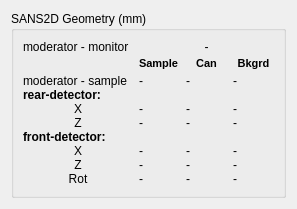
          <widget class="QWidget" name="page">
           <layout class="QHBoxLayout" name="horizontalLayout_41">
            <item>
             <widget class="QGroupBox" name="groupBox_43">
              <property name="sizePolicy">
               <sizepolicy hsizetype="Minimum" vsizetype="Preferred">
                <horstretch>0</horstretch>
                <verstretch>0</verstretch>
               </sizepolicy>
              </property>
              <property name="minimumSize">
               <size>
                <width>275</width>
                <height>0</height>
               </size>
              </property>
              <property name="title">
               <string>SANS2D Geometry (mm)</string>
              </property>
              <property name="checkable">
               <bool>false</bool>
              </property>
              <layout class="QGridLayout" name="gridLayout_26">
               <property name="horizontalSpacing">
                <number>6</number>
               </property>
               <property name="verticalSpacing">
                <number>0</number>
               </property>
               <item row="1" column="1">
                <widget class="QLabel" name="label_181">
                 <property name="text">
                  <string>&lt;!DOCTYPE HTML PUBLIC &quot;-//W3C//DTD HTML 4.0//EN&quot; &quot;http://www.w3.org/TR/REC-html40/strict.dtd&quot;&gt;
&lt;html&gt;&lt;head&gt;&lt;meta name=&quot;qrichtext&quot; content=&quot;1&quot; /&gt;&lt;style type=&quot;text/css&quot;&gt;
p, li { white-space: pre-wrap; }
&lt;/style&gt;&lt;/head&gt;&lt;body style=&quot; font-family:'MS Shell Dlg 2'; font-size:8.25pt; font-weight:400; font-style:normal;&quot;&gt;
&lt;p style=&quot; margin-top:0px; margin-bottom:0px; margin-left:0px; margin-right:0px; -qt-block-indent:0; text-indent:0px;&quot;&gt;&lt;span style=&quot; font-size:8pt; font-weight:600;&quot;&gt;Sample&lt;/span&gt;&lt;/p&gt;&lt;/body&gt;&lt;/html&gt;</string>
                 </property>
                </widget>
               </item>
               <item row="1" column="2">
                <widget class="QLabel" name="label_182">
                 <property name="text">
                  <string>&lt;!DOCTYPE HTML PUBLIC &quot;-//W3C//DTD HTML 4.0//EN&quot; &quot;http://www.w3.org/TR/REC-html40/strict.dtd&quot;&gt;
&lt;html&gt;&lt;head&gt;&lt;meta name=&quot;qrichtext&quot; content=&quot;1&quot; /&gt;&lt;style type=&quot;text/css&quot;&gt;
p, li { white-space: pre-wrap; }
&lt;/style&gt;&lt;/head&gt;&lt;body style=&quot; font-family:'MS Shell Dlg 2'; font-size:8.25pt; font-weight:400; font-style:normal;&quot;&gt;
&lt;p style=&quot; margin-top:0px; margin-bottom:0px; margin-left:0px; margin-right:0px; -qt-block-indent:0; text-indent:0px;&quot;&gt;&lt;span style=&quot; font-size:8pt; font-weight:600;&quot;&gt;Can&lt;/span&gt;&lt;/p&gt;&lt;/body&gt;&lt;/html&gt;</string>
                 </property>
                 <property name="alignment">
                  <set>Qt::AlignCenter</set>
                 </property>
                </widget>
               </item>
               <item row="2" column="0">
                <widget class="QLabel" name="label_183">
                 <property name="sizePolicy">
                  <sizepolicy hsizetype="Preferred" vsizetype="Preferred">
                   <horstretch>0</horstretch>
                   <verstretch>0</verstretch>
                  </sizepolicy>
                 </property>
                 <property name="text">
                  <string>moderator - sample</string>
                 </property>
                </widget>
               </item>
               <item row="3" column="0">
                <widget class="QLabel" name="label_184">
                 <property name="sizePolicy">
                  <sizepolicy hsizetype="Preferred" vsizetype="Preferred">
                   <horstretch>0</horstretch>
                   <verstretch>0</verstretch>
                  </sizepolicy>
                 </property>
                 <property name="text">
                  <string>&lt;!DOCTYPE HTML PUBLIC &quot;-//W3C//DTD HTML 4.0//EN&quot; &quot;http://www.w3.org/TR/REC-html40/strict.dtd&quot;&gt;
&lt;html&gt;&lt;head&gt;&lt;meta name=&quot;qrichtext&quot; content=&quot;1&quot; /&gt;&lt;style type=&quot;text/css&quot;&gt;
p, li { white-space: pre-wrap; }
&lt;/style&gt;&lt;/head&gt;&lt;body style=&quot; font-family:'Sans Serif'; font-size:9pt; font-weight:400; font-style:normal;&quot;&gt;
&lt;p style=&quot; margin-top:0px; margin-bottom:0px; margin-left:0px; margin-right:0px; -qt-block-indent:0; text-indent:0px;&quot;&gt;&lt;span style=&quot; font-weight:600;&quot;&gt;rear-detector:&lt;/span&gt;&lt;/p&gt;&lt;/body&gt;&lt;/html&gt;</string>
                 </property>
                </widget>
               </item>
               <item row="2" column="1">
                <widget class="QLabel" name="dist_sample_ms_s2d">
                 <property name="text">
                  <string>-</string>
                 </property>
                 <property name="alignment">
                  <set>Qt::AlignLeading|Qt::AlignLeft|Qt::AlignVCenter</set>
                 </property>
                 <property name="textInteractionFlags">
                  <set>Qt::LinksAccessibleByMouse</set>
                 </property>
                </widget>
               </item>
               <item row="2" column="2">
                <widget class="QLabel" name="dist_can_ms_s2d">
                 <property name="text">
                  <string>-</string>
                 </property>
                 <property name="alignment">
                  <set>Qt::AlignLeading|Qt::AlignLeft|Qt::AlignVCenter</set>
                 </property>
                 <property name="textInteractionFlags">
                  <set>Qt::LinksAccessibleByMouse</set>
                 </property>
                </widget>
               </item>
               <item row="1" column="3">
                <widget class="QLabel" name="label_185">
                 <property name="text">
                  <string>&lt;!DOCTYPE HTML PUBLIC &quot;-//W3C//DTD HTML 4.0//EN&quot; &quot;http://www.w3.org/TR/REC-html40/strict.dtd&quot;&gt;
&lt;html&gt;&lt;head&gt;&lt;meta name=&quot;qrichtext&quot; content=&quot;1&quot; /&gt;&lt;style type=&quot;text/css&quot;&gt;
p, li { white-space: pre-wrap; }
&lt;/style&gt;&lt;/head&gt;&lt;body style=&quot; font-family:'MS Shell Dlg 2'; font-size:8.25pt; font-weight:400; font-style:normal;&quot;&gt;
&lt;p style=&quot; margin-top:0px; margin-bottom:0px; margin-left:0px; margin-right:0px; -qt-block-indent:0; text-indent:0px;&quot;&gt;&lt;span style=&quot; font-size:8pt; font-weight:600;&quot;&gt;Bkgrd&lt;/span&gt;&lt;/p&gt;&lt;/body&gt;&lt;/html&gt;</string>
                 </property>
                 <property name="alignment">
                  <set>Qt::AlignCenter</set>
                 </property>
                </widget>
               </item>
               <item row="2" column="3">
                <widget class="QLabel" name="dist_bkgd_ms_s2d">
                 <property name="text">
                  <string>-</string>
                 </property>
                 <property name="alignment">
                  <set>Qt::AlignLeading|Qt::AlignLeft|Qt::AlignVCenter</set>
                 </property>
                 <property name="textInteractionFlags">
                  <set>Qt::LinksAccessibleByMouse</set>
                 </property>
                </widget>
               </item>
               <item row="0" column="2">
                <widget class="QLabel" name="dist_mon_s2d">
                 <property name="text">
                  <string>-</string>
                 </property>
                 <property name="alignment">
                  <set>Qt::AlignCenter</set>
                 </property>
                 <property name="textInteractionFlags">
                  <set>Qt::LinksAccessibleByMouse</set>
                 </property>
                </widget>
               </item>
               <item row="0" column="0" colspan="2">
                <widget class="QLabel" name="label_186">
                 <property name="text">
                  <string>moderator - monitor </string>
                 </property>
                </widget>
               </item>
               <item row="4" column="0">
                <widget class="QLabel" name="label_187">
                 <property name="text">
                  <string>X</string>
                 </property>
                 <property name="alignment">
                  <set>Qt::AlignCenter</set>
                 </property>
                </widget>
               </item>
               <item row="4" column="1">
                <widget class="QLabel" name="dist_smp_rearX">
                 <property name="text">
                  <string>-</string>
                 </property>
                 <property name="alignment">
                  <set>Qt::AlignLeading|Qt::AlignLeft|Qt::AlignVCenter</set>
                 </property>
                 <property name="textInteractionFlags">
                  <set>Qt::LinksAccessibleByMouse</set>
                 </property>
                </widget>
               </item>
               <item row="4" column="2">
                <widget class="QLabel" name="dist_can_rearX">
                 <property name="text">
                  <string>-</string>
                 </property>
                 <property name="alignment">
                  <set>Qt::AlignLeading|Qt::AlignLeft|Qt::AlignVCenter</set>
                 </property>
                 <property name="textInteractionFlags">
                  <set>Qt::LinksAccessibleByMouse</set>
                 </property>
                </widget>
               </item>
               <item row="4" column="3">
                <widget class="QLabel" name="dist_bkgd_rearX">
                 <property name="text">
                  <string>-</string>
                 </property>
                 <property name="alignment">
                  <set>Qt::AlignLeading|Qt::AlignLeft|Qt::AlignVCenter</set>
                 </property>
                 <property name="textInteractionFlags">
                  <set>Qt::LinksAccessibleByMouse</set>
                 </property>
                </widget>
               </item>
               <item row="5" column="0">
                <widget class="QLabel" name="label_188">
                 <property name="text">
                  <string>Z</string>
                 </property>
                 <property name="alignment">
                  <set>Qt::AlignCenter</set>
                 </property>
                </widget>
               </item>
               <item row="6" column="0">
                <widget class="QLabel" name="label_189">
                 <property name="sizePolicy">
                  <sizepolicy hsizetype="Preferred" vsizetype="Preferred">
                   <horstretch>0</horstretch>
                   <verstretch>0</verstretch>
                  </sizepolicy>
                 </property>
                 <property name="text">
                  <string>&lt;!DOCTYPE HTML PUBLIC &quot;-//W3C//DTD HTML 4.0//EN&quot; &quot;http://www.w3.org/TR/REC-html40/strict.dtd&quot;&gt;
&lt;html&gt;&lt;head&gt;&lt;meta name=&quot;qrichtext&quot; content=&quot;1&quot; /&gt;&lt;style type=&quot;text/css&quot;&gt;
p, li { white-space: pre-wrap; }
&lt;/style&gt;&lt;/head&gt;&lt;body style=&quot; font-family:'Sans Serif'; font-size:9pt; font-weight:400; font-style:normal;&quot;&gt;
&lt;p style=&quot; margin-top:0px; margin-bottom:0px; margin-left:0px; margin-right:0px; -qt-block-indent:0; text-indent:0px;&quot;&gt;&lt;span style=&quot; font-weight:600;&quot;&gt;front-detector:&lt;/span&gt;&lt;/p&gt;&lt;/body&gt;&lt;/html&gt;</string>
                 </property>
                </widget>
               </item>
               <item row="7" column="0">
                <widget class="QLabel" name="label_190">
                 <property name="text">
                  <string>X</string>
                 </property>
                 <property name="alignment">
                  <set>Qt::AlignCenter</set>
                 </property>
                </widget>
               </item>
               <item row="8" column="0">
                <widget class="QLabel" name="label_191">
                 <property name="text">
                  <string>Z</string>
                 </property>
                 <property name="alignment">
                  <set>Qt::AlignCenter</set>
                 </property>
                </widget>
               </item>
               <item row="9" column="0">
                <widget class="QLabel" name="label_192">
                 <property name="text">
                  <string>Rot</string>
                 </property>
                 <property name="alignment">
                  <set>Qt::AlignCenter</set>
                 </property>
                </widget>
               </item>
               <item row="5" column="1">
                <widget class="QLabel" name="dist_smp_rearZ">
                 <property name="text">
                  <string>-</string>
                 </property>
                 <property name="alignment">
                  <set>Qt::AlignLeading|Qt::AlignLeft|Qt::AlignVCenter</set>
                 </property>
                 <property name="textInteractionFlags">
                  <set>Qt::LinksAccessibleByMouse</set>
                 </property>
                </widget>
               </item>
               <item row="5" column="2">
                <widget class="QLabel" name="dist_can_rearZ">
                 <property name="text">
                  <string>-</string>
                 </property>
                 <property name="alignment">
                  <set>Qt::AlignLeading|Qt::AlignLeft|Qt::AlignVCenter</set>
                 </property>
                 <property name="textInteractionFlags">
                  <set>Qt::LinksAccessibleByMouse</set>
                 </property>
                </widget>
               </item>
               <item row="5" column="3">
                <widget class="QLabel" name="dist_bkgd_rearZ">
                 <property name="text">
                  <string>-</string>
                 </property>
                 <property name="alignment">
                  <set>Qt::AlignLeading|Qt::AlignLeft|Qt::AlignVCenter</set>
                 </property>
                 <property name="textInteractionFlags">
                  <set>Qt::LinksAccessibleByMouse</set>
                 </property>
                </widget>
               </item>
               <item row="7" column="1">
                <widget class="QLabel" name="dist_smp_frontX">
                 <property name="text">
                  <string>-</string>
                 </property>
                 <property name="alignment">
                  <set>Qt::AlignLeading|Qt::AlignLeft|Qt::AlignVCenter</set>
                 </property>
                 <property name="textInteractionFlags">
                  <set>Qt::LinksAccessibleByMouse</set>
                 </property>
                </widget>
               </item>
               <item row="7" column="2">
                <widget class="QLabel" name="dist_can_frontX">
                 <property name="text">
                  <string>-</string>
                 </property>
                 <property name="alignment">
                  <set>Qt::AlignLeading|Qt::AlignLeft|Qt::AlignVCenter</set>
                 </property>
                 <property name="textInteractionFlags">
                  <set>Qt::LinksAccessibleByMouse</set>
                 </property>
                </widget>
               </item>
               <item row="7" column="3">
                <widget class="QLabel" name="dist_bkgd_frontX">
                 <property name="text">
                  <string>-</string>
                 </property>
                 <property name="alignment">
                  <set>Qt::AlignLeading|Qt::AlignLeft|Qt::AlignVCenter</set>
                 </property>
                 <property name="textInteractionFlags">
                  <set>Qt::LinksAccessibleByMouse</set>
                 </property>
                </widget>
               </item>
               <item row="8" column="1">
                <widget class="QLabel" name="dist_smp_frontZ">
                 <property name="text">
                  <string>-</string>
                 </property>
                 <property name="alignment">
                  <set>Qt::AlignLeading|Qt::AlignLeft|Qt::AlignVCenter</set>
                 </property>
                 <property name="textInteractionFlags">
                  <set>Qt::LinksAccessibleByMouse</set>
                 </property>
                </widget>
               </item>
               <item row="8" column="2">
                <widget class="QLabel" name="dist_can_frontZ">
                 <property name="text">
                  <string>-</string>
                 </property>
                 <property name="alignment">
                  <set>Qt::AlignLeading|Qt::AlignLeft|Qt::AlignVCenter</set>
                 </property>
                 <property name="textInteractionFlags">
                  <set>Qt::LinksAccessibleByMouse</set>
                 </property>
                </widget>
               </item>
               <item row="8" column="3">
                <widget class="QLabel" name="dist_bkgd_frontZ">
                 <property name="text">
                  <string>-</string>
                 </property>
                 <property name="alignment">
                  <set>Qt::AlignLeading|Qt::AlignLeft|Qt::AlignVCenter</set>
                 </property>
                 <property name="textInteractionFlags">
                  <set>Qt::LinksAccessibleByMouse</set>
                 </property>
                </widget>
               </item>
               <item row="9" column="1">
                <widget class="QLabel" name="smp_rot">
                 <property name="text">
                  <string>-</string>
                 </property>
                 <property name="alignment">
                  <set>Qt::AlignLeading|Qt::AlignLeft|Qt::AlignVCenter</set>
                 </property>
                 <property name="textInteractionFlags">
                  <set>Qt::LinksAccessibleByMouse</set>
                 </property>
                </widget>
               </item>
               <item row="9" column="2">
                <widget class="QLabel" name="can_rot">
                 <property name="text">
                  <string>-</string>
                 </property>
                 <property name="alignment">
                  <set>Qt::AlignLeading|Qt::AlignLeft|Qt::AlignVCenter</set>
                 </property>
                 <property name="textInteractionFlags">
                  <set>Qt::LinksAccessibleByMouse</set>
                 </property>
                </widget>
               </item>
               <item row="9" column="3">
                <widget class="QLabel" name="bkgd_rot">
                 <property name="text">
                  <string>-</string>
                 </property>
                 <property name="alignment">
                  <set>Qt::AlignLeading|Qt::AlignLeft|Qt::AlignVCenter</set>
                 </property>
                 <property name="textInteractionFlags">
                  <set>Qt::LinksAccessibleByMouse</set>
                 </property>
                </widget>
               </item>
               <item row="1" column="0">
                <spacer name="horizontalSpacer_21">
                 <property name="orientation">
                  <enum>Qt::Horizontal</enum>
                 </property>
                 <property name="sizeType">
                  <enum>QSizePolicy::Fixed</enum>
                 </property>
                 <property name="sizeHint" stdset="0">
                  <size>
                   <width>110</width>
                   <height>20</height>
                  </size>
                 </property>
                </spacer>
               </item>
              </layout>
             </widget>
            </item>
           </layout>
          </widget>
